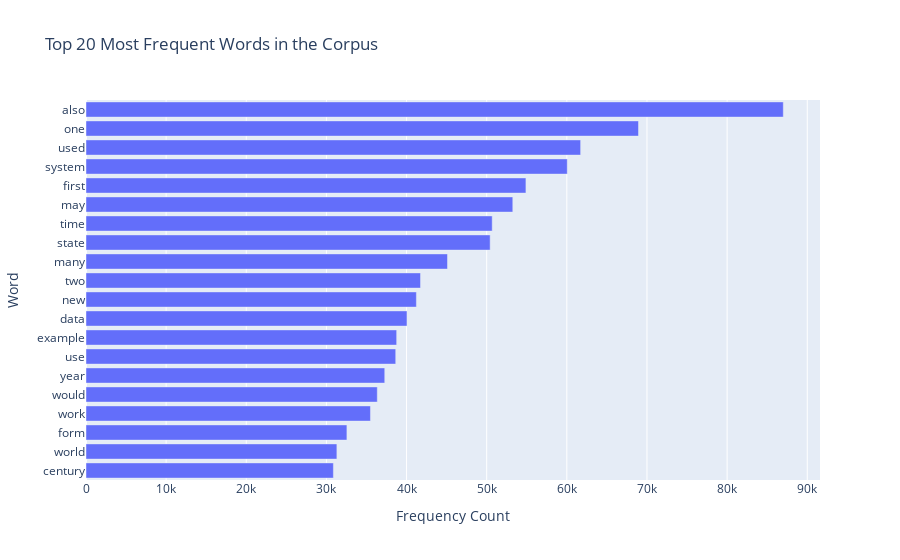

The notebook cell this image was saved under:
### Markdown cell above
### Most Frequent Words

### Code cell
all_words = [word for sublist in processed_df['lemmatized_list'] for word in sublist]
word_counts = Counter(all_words)
most_common_words = word_counts.most_common(20)
freq_df = pd.DataFrame(most_common_words, columns=['Word', 'Frequency'])

fig = px.bar(freq_df, x='Frequency', y='Word', orientation='h',
             title='Top 20 Most Frequent Words in the Corpus',
             labels={'Word': 'Word', 'Frequency': 'Frequency Count'})
fig.update_layout(yaxis={'categoryorder':'total ascending'})
fig.show()

### Figure 1 — Plotly figure (JSON) as saved in the notebook; plotly's stock layout.template omitted (floating-point values rounded to 4 significant figures)
{"data": [{"hovertemplate": "Frequency Count=%{x}<br>Word=%{y}<extra></extra>", "legendgroup": "", "marker": {"color": "#636efa", "pattern": {"shape": ""}}, "name": "", "orientation": "h", "showlegend": false, "textposition": "auto", "type": "bar", "x": [87012, 68942, 61723, 60055, 54896, 53257, 50689, 50432, 45109, 41743, 41227, 40053, 38767, 38649, 37279, 36348, 35496, 32558, 31306, 30870], "xaxis": "x", "y": ["also", "one", "used", "system", "first", "may", "time", "state", "many", "two", "new", "data", "example", "use", "year", "would", "work", "form", "world", "century"], "yaxis": "y"}], "layout": {"barmode": "relative", "legend": {"tracegroupgap": 0}, "title": {"text": "Top 20 Most Frequent Words in the Corpus"}, "xaxis": {"anchor": "y", "domain": [0, 1], "title": {"text": "Frequency Count"}}, "yaxis": {"anchor": "x", "categoryorder": "total ascending", "domain": [0, 1], "title": {"text": "Word"}}}}
